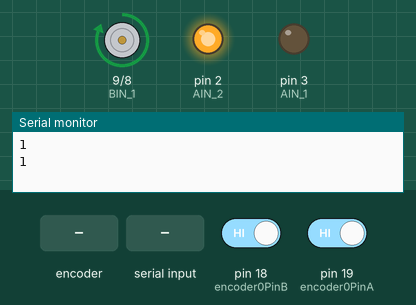
Recording of a sketch running on a simulated Arduino Uno, built with avr-gcc and run on an emulated ATmega328P. Shown: motor-driver pin pairs drawn as motors (green arrow = first pin HIGH = forward, orange = second pin HIGH = backward, longer = more drive), output pins drawn as LEDs (lit = HIGH), the last lines printed to the serial monitor. Inputs (shaded band) come from the test bench; at power-on: pin 18 (encoder0PinB) HIGH, pin 19 (encoder0PinA) HIGH.

Above: at 1.2 s.
1.3 s: rotary encoder on pin 19 (encoder0PinA) / pin 18 (encoder0PinB) turned 1 step (first pin leading)
At 2.4 s:
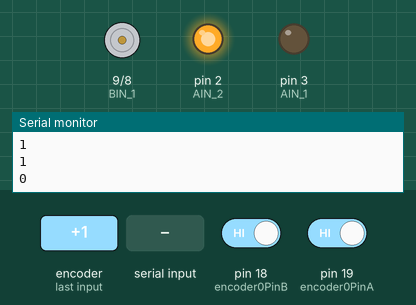
3.0 s: rotary encoder on pin 19 (encoder0PinA) / pin 18 (encoder0PinB) turned 1 step (first pin leading)
At 3.5 s:
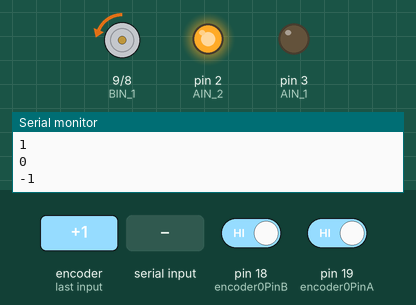
4.7 s: "90,45\n" received over Serial
At 5.7 s:
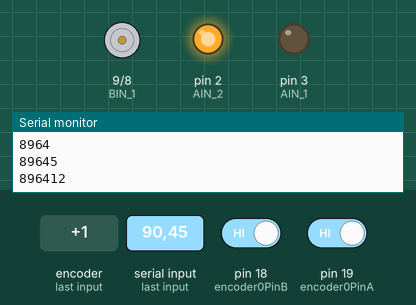
Timing chart, 0 to 7.7 s (numbered marks = the images above; inputs shaded):
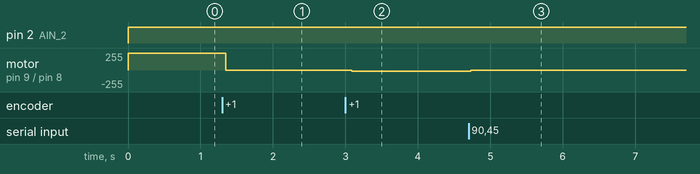

The sketch:

Flex_sensor_1.2.ino
```cpp
int AIN_1 = 3;
int AIN_2 = 2;
int BIN_1 = 9;
int BIN_2 = 8;

int buttonState1 = 0;
int buttonState2 = 0;

int encoder0PinA = 19;
int encoder0PinB = 18;
int encoder0Pos = 0;
int encoder0PinALast = LOW;
int n0 = LOW;
long pos0 = 0;

int encoder1PinA = 0;
int encoder1PinB = 1;
int encoder1Pos = 0;
int encoder1PinALast = LOW;
int n1 = LOW;
long pos1 = 0;

int encoder1PosR = 0;
int encoder0PosR = 0;
unsigned long serialData;
int inbyte;
int digitalState;
int pinNumber;
int analogRate;

int sensorVal1;
int sensorVal2;
int sensorVal3;

int rotateVal1;
int rotateVal2;
int rotateVal3;


unsigned long time;

void setup() {
  // put your setup code here, to run once:
  pinMode(AIN_1, OUTPUT);
  pinMode(AIN_2, OUTPUT);
  pinMode(BIN_1, OUTPUT);
  pinMode(BIN_2, OUTPUT);
  pinMode(encoder0PinA, INPUT);
  pinMode(encoder0PinB, INPUT);
  pinMode(encoder1PinA, INPUT);
  pinMode(encoder1PinB, INPUT);
//  pinMode(LED, OUTPUT);
  //Serial.println("start");
  Serial.begin (9600);
}


void forward(int x, int y) {
  digitalWrite(x, LOW);
  //digitalWrite(AIN_2, HIGH);
  analogWrite(y, 255);
}

void reverse(int x, int y) {
  //digitalWrite(AIN_1, HIGH);
  analogWrite(x, 255);
  digitalWrite(y, LOW);
}

void Stop(int x, int y) {
  digitalWrite(x, LOW);
  digitalWrite(y, LOW);
}
int encoder0PinALastR = 0;
int encoder1PinALastR =0;

long serialRead()
{
  serialData = 0;
  while (inbyte != '/')
  {
    inbyte = Serial.read();
    if (inbyte > 0 && inbyte != '/')
    {
      serialData = serialData * 10 + inbyte - '0';
      Serial.println(serialData);
    }
  }
  inbyte = 0;
  return serialData;
}

void Read1(){
 // encoderPosR = encoderPos;

  n0 = digitalRead(encoder0PinA);
  if ((encoder0PinALastR == LOW) && (n0 == HIGH)) {
    if (digitalRead(encoder0PinB) == LOW) {
      encoder0PosR--;
    } else {
      encoder0PosR++;
    }
    pos0 = encoder0PosR;
    Serial.print (encoder0PosR);
    Serial.print ("\n");
    encoder0Pos = encoder0PosR;
  }
  encoder0PinALastR = n0;
  }


void Read2(){
 // encoderPosR = encoderPos;

  n1 = digitalRead(encoder1PinA);
  if ((encoder1PinALastR == LOW) && (n1 == HIGH)) {
    if (digitalRead(encoder1PinB) == LOW) {
      encoder1PosR--;
    } else {
      encoder1PosR++;
    }
    pos1 = encoder1PosR;
    Serial.print (encoder1PosR);
    Serial.print ("\n");
    encoder1Pos = encoder1PosR;
  }
  encoder1PinALastR = n1;
  }


void loop() {

 Read1();
 Read2();
 if (Serial.available() > 0){
  serialRead();
  switch(serialData)
   {
    case 1:
      { serialRead();
        rotateVal1 = serialData;
       // Serial.print("Value of sensor:  ");
       // Serial.print(sensorValue1);
       // Serial.print("\n");
        Serial.print("Value of rotation thumb:  ");
        Serial.print(rotateVal1);
        Serial.print("\n");
        break;
      }
    case 2:
      { serialRead();
        rotateVal2 = serialData;
       // Serial.print("Value of sensor:  ");
       // Serial.print(sensorValue2);
       // Serial.print("\n");
        Serial.print("Value of rotation joint:  ");
        Serial.print(rotateVal2);
        Serial.print("\n");
        break;
      }
   }
 }
 if(pos0 < rotateVal1){
  digitalWrite(BIN_1, LOW);
  digitalWrite(BIN_2, HIGH);
 }else if(pos0 > rotateVal1){
  digitalWrite(BIN_1, HIGH);
  digitalWrite(BIN_2, LOW);
 }else if((pos0-rotateVal1)>-1 && (pos0-rotateVal1)<1)
  digitalWrite(BIN_1, LOW);
  digitalWrite(BIN_2, LOW);

 if(pos1 < rotateVal2){
  digitalWrite(AIN_1, HIGH);
  digitalWrite(AIN_2, LOW);
 }else if(pos1 > rotateVal2){
  digitalWrite(AIN_1, LOW);
  digitalWrite(AIN_2, HIGH);
 }else if((pos1-rotateVal2)>-1 && (pos0-rotateVal2)<1){
  digitalWrite(AIN_1, LOW);
  digitalWrite(AIN_2, LOW);
 }

}
```

Measured:
- after the input at 1.3 s, motor on pin 9 (BIN_1) / pin 8 (BIN_2): forward 255/255 → stopped after 0.05 s
- after the input at 3.0 s, motor on pin 9 (BIN_1) / pin 8 (BIN_2): stopped → backward 19/255 after 0.09 s
- after the input at 4.7 s, motor on pin 9 (BIN_1) / pin 8 (BIN_2): backward 19/255 → stopped at once
